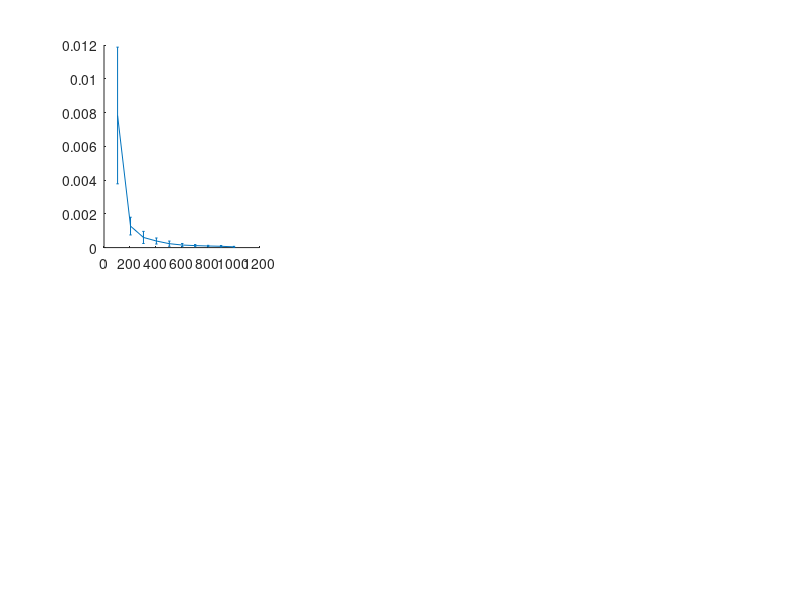

Recreate this plot in MATLAB. (Note: this script raises an error after producing the figure.)
mvecs = 105:100:1005;

load("results_comparison1.mat")
colors = [ 0.36 0.14 0.32; 
           1.0 0.5 0.0; 
           0.0 0.8 0.0;
           1.0 0.0 1.0;
           0.0 0.3 1.0];

figure(1)

subplot(2,3,1)
hold on
errorbar(mvecs, err_detective./trG, SD_detective./trG, '-', 'Color', 'm', 'LineWidth', 4);
errorbar(mvecs+10, err_HS./trG, SD_HS./trG, '-', 'Color', colors(3,:), 'LineWidth', 4);
errorbar(mvecs-10, err_1S./trG, SD_1S./trG, '-', 'Color', colors(5,:), 'LineWidth', 4);
errorbar(mvecs, err_LowRank./trG, SD_LowRank./trG, '-', 'Color', colors(2,:), 'LineWidth', 4);
errorbar(mvecs(err_PlainGH < 10^8), err_PlainGH(err_PlainGH < 10^8)./trG, SD_PlainGH(err_PlainGH < 10^8)./trG, '-', 'Color', colors(1,:), 'LineWidth', 4);
hold off

set(gca, 'YScale', 'log'); 
xlabel('matvecs','fontsize',15)
ylabel('Relative errors','fontsize',15)
title('Example Alg','fontsize',15)
ax = gca;             % 'gca' prende l'asse corrente
ax.FontSize = 15; 


load("results_comparison2.mat")

figure(1)

subplot(2,3,2)
hold on
errorbar(mvecs, err_detective./trG, SD_detective./trG, '-', 'Color', 'm', 'LineWidth', 4);
errorbar(mvecs+10, err_HS./trG, SD_HS./trG, '-', 'Color', colors(3,:), 'LineWidth', 4);
errorbar(mvecs-10, err_1S./trG, SD_1S./trG, '-', 'Color', colors(5,:), 'LineWidth', 4);
errorbar(mvecs, err_LowRank./trG, SD_LowRank./trG, '-', 'Color', colors(2,:), 'LineWidth', 4);
errorbar(mvecs(err_PlainGH < 10^8), err_PlainGH(err_PlainGH < 10^8)./trG, SD_PlainGH(err_PlainGH < 10^8)./trG, '-', 'Color', colors(1,:), 'LineWidth', 4);
hold off

set(gca, 'YScale', 'log'); 
xlabel('matvecs','fontsize',15)
ylabel('Relative errors','fontsize',15)
title('Example Geom','fontsize',15)
ax = gca;             % 'gca' prende l'asse corrente
ax.FontSize = 15; 



load("results_comparison3.mat")

figure(1)

subplot(2,3,3)
hold on
errorbar(mvecs, err_detective./trG, SD_detective./trG, '-', 'Color', 'm', 'LineWidth', 4);
errorbar(mvecs+10, err_HS./trG, SD_HS./trG, '-', 'Color', colors(3,:), 'LineWidth', 4);
errorbar(mvecs-10, err_1S./trG, SD_1S./trG, '-', 'Color', colors(5,:), 'LineWidth', 4);
errorbar(mvecs, err_LowRank./trG, SD_LowRank./trG, '-', 'Color', colors(2,:), 'LineWidth', 4);
errorbar(mvecs(err_PlainGH < 10^8), err_PlainGH(err_PlainGH < 10^8)./trG, SD_PlainGH(err_PlainGH < 10^8)./trG, '-', 'Color', colors(1,:), 'LineWidth', 4);
hold off

set(gca, 'YScale', 'log'); 
xlabel('matvecs','fontsize',15)
ylabel('Relative errors','fontsize',15)
title('Example Gaps','fontsize',15)
ax = gca;             % 'gca' prende l'asse corrente
ax.FontSize = 15; 
 



load("results_comparison4.mat")

figure(1)

subplot(2,3,4)
hold on
errorbar(mvecs, err_detective./trG, SD_detective./trG, '-', 'Color', 'm', 'LineWidth', 4);
errorbar(mvecs+10, err_HS./trG, SD_HS./trG, '-', 'Color', colors(3,:), 'LineWidth', 4);
errorbar(mvecs-10, err_1S./trG, SD_1S./trG, '-', 'Color', colors(5,:), 'LineWidth', 4);
errorbar(mvecs, err_LowRank./trG, SD_LowRank./trG, '-', 'Color', colors(2,:), 'LineWidth', 4);
errorbar(mvecs(err_PlainGH < 10^8), err_PlainGH(err_PlainGH < 10^8)./trG, SD_PlainGH(err_PlainGH < 10^8)./trG, '-', 'Color', colors(1,:), 'LineWidth', 4);
hold off

set(gca, 'YScale', 'log'); 
xlabel('matvecs','fontsize',15)
ylabel('Relative errors','fontsize',15)
title('Example RBF','fontsize',15)
ax = gca;             % 'gca' prende l'asse corrente
ax.FontSize = 15; 



load("results_comparison5.mat")

figure(1)

subplot(2,3,5)
hold on
errorbar(mvecs, err_detective./trG, SD_detective./trG, '-', 'Color', 'm', 'LineWidth', 4);
errorbar(mvecs+10, err_HS./trG, SD_HS./trG, '-', 'Color', colors(3,:), 'LineWidth', 4);
errorbar(mvecs-10, err_1S./trG, SD_1S./trG, '-', 'Color', colors(5,:), 'LineWidth', 4);
errorbar(mvecs, err_LowRank./trG, SD_LowRank./trG, '-', 'Color', colors(2,:), 'LineWidth', 4);
errorbar(mvecs(err_PlainGH < 10^8), err_PlainGH(err_PlainGH < 10^8)./trG, SD_PlainGH(err_PlainGH < 10^8)./trG, '-', 'Color', colors(1,:), 'LineWidth', 4);
hold off

set(gca, 'YScale', 'log'); 
xlabel('matvecs','fontsize',15)
ylabel('Relative errors','fontsize',15)
title('Example Matérn(1/2)','fontsize',15)
ax = gca;             % 'gca' prende l'asse corrente
ax.FontSize = 15; 



load("results_comparison6.mat")

figure(1)

subplot(2,3,6)
hold on
h1 = errorbar(mvecs, err_detective./trG, SD_detective./trG, '-', 'Color', 'm', 'LineWidth', 4);
h2 = errorbar(mvecs+10, err_HS./trG, SD_HS./trG, '-', 'Color', colors(3,:), 'LineWidth', 4);
h3 = errorbar(mvecs-10, err_1S./trG, SD_1S./trG, '-', 'Color', colors(5,:), 'LineWidth', 4);
h4 = errorbar(mvecs, err_LowRank./trG, SD_LowRank./trG, '-', 'Color', colors(2,:), 'LineWidth', 4);
h5 = errorbar(mvecs(err_PlainGH < 10^8), err_PlainGH(err_PlainGH < 10^8)./trG, SD_PlainGH(err_PlainGH < 10^8)./trG, '-', 'Color', colors(1,:), 'LineWidth', 4);
hold off

set(gca, 'YScale', 'log'); 
xlabel('matvecs','fontsize',15)
ylabel('Relative errors','fontsize',15)
title('Example Matérn(3/2)','fontsize',15)
ax = gca;             % 'gca' prende l'asse corrente
ax.FontSize = 15; 


ax_leg = axes('Position',[0.1 0.01 0.8 0.05],'Visible','off'); 
lgd = legend(ax_leg, [h1 h2 h3 h4 h5], {'log-det-ective','half samples','one-sample','LowRank','Plain G-H'}, ...
    'Orientation','horizontal','FontSize',18,'NumColumns',5);
lgd.Box = 'off';